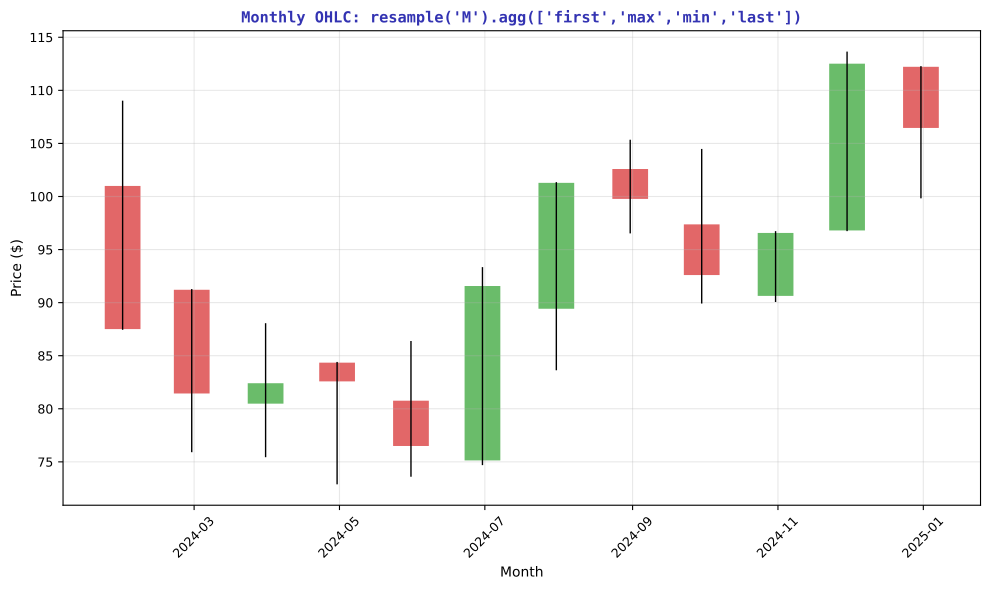

The script that saved this image:
"""Monthly OHLC - Candlestick-style aggregation"""
import matplotlib.pyplot as plt
import numpy as np
import pandas as pd
from pathlib import Path

plt.rcParams.update({
    'font.size': 10, 'axes.labelsize': 10, 'axes.titlesize': 11,
    'xtick.labelsize': 9, 'ytick.labelsize': 9, 'legend.fontsize': 9,
    'figure.figsize': (10, 6), 'figure.dpi': 150
})

MLPURPLE = '#3333B2'
MLGREEN = '#2CA02C'
MLRED = '#D62728'

np.random.seed(42)
dates = pd.date_range('2024-01-01', '2024-12-31', freq='D')
prices = 100 + np.cumsum(np.random.randn(len(dates)) * 2)
df = pd.DataFrame({'Price': prices}, index=dates)

fig, ax = plt.subplots(figsize=(10, 6))

monthly = df.resample('M').agg({'Price': ['first', 'max', 'min', 'last']})
monthly.columns = ['Open', 'High', 'Low', 'Close']

for i, (date, row) in enumerate(monthly.iterrows()):
    color = MLGREEN if row['Close'] >= row['Open'] else MLRED
    ax.bar(date, abs(row['Close'] - row['Open']),
           bottom=min(row['Open'], row['Close']),
           width=15, color=color, alpha=0.7)
    ax.plot([date, date], [row['Low'], row['High']], color='black', linewidth=1)

ax.set_xlabel('Month', fontsize=10)
ax.set_ylabel('Price ($)', fontsize=10)
ax.set_title("Monthly OHLC: resample('M').agg(['first','max','min','last'])", fontsize=11,
             fontweight='bold', color=MLPURPLE, family='monospace')
ax.tick_params(axis='x', rotation=45)
ax.grid(alpha=0.3)

plt.tight_layout()
plt.savefig(Path(__file__).parent / 'chart.pdf', dpi=300, bbox_inches='tight')
plt.close()
